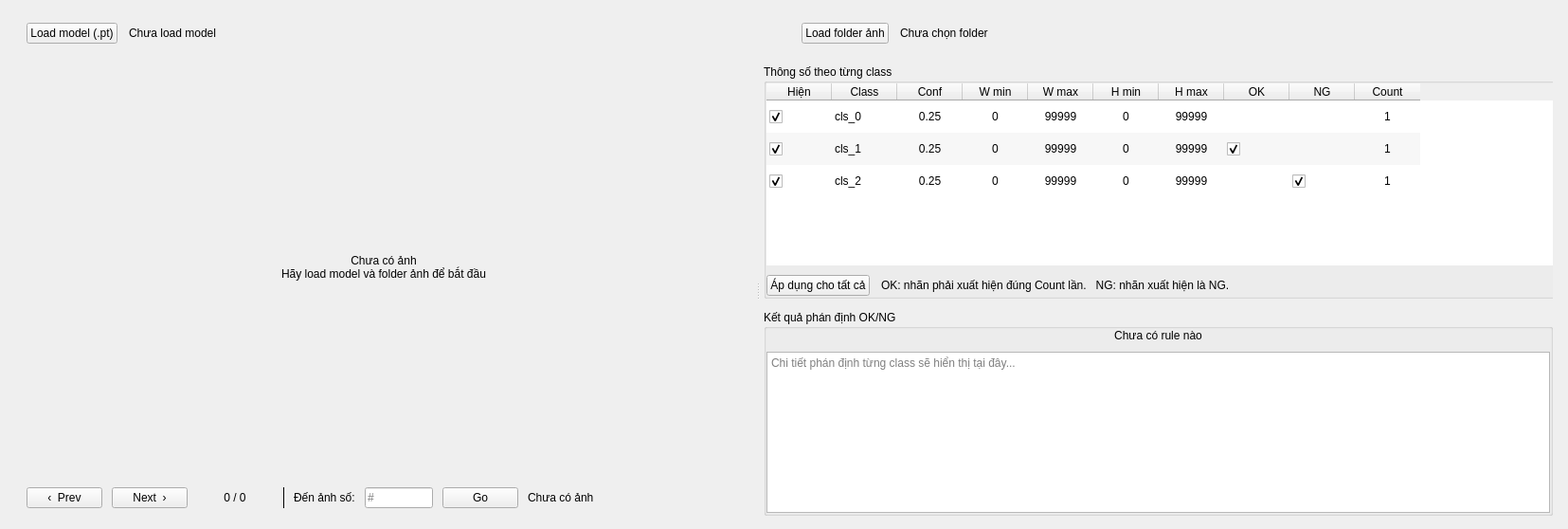
      <widget class="QWidget" name="tabDetect">
       <attribute name="title">
        <string>Detection</string>
       </attribute>
       <layout class="QVBoxLayout" name="detectLayout" stretch="0,1">
        <property name="spacing">
         <number>12</number>
        </property>
        <property name="leftMargin">
         <number>16</number>
        </property>
        <property name="topMargin">
         <number>14</number>
        </property>
        <property name="rightMargin">
         <number>16</number>
        </property>
        <property name="bottomMargin">
         <number>14</number>
        </property>
        <item>
         <layout class="QHBoxLayout" name="toolbarLayout" stretch="1,1">
          <property name="spacing">
           <number>12</number>
          </property>
          <property name="leftMargin">
           <number>0</number>
          </property>
          <property name="topMargin">
           <number>0</number>
          </property>
          <property name="rightMargin">
           <number>0</number>
          </property>
          <property name="bottomMargin">
           <number>0</number>
          </property>
          <item>
           <widget class="QFrame" name="cardModel">
            <property name="sizePolicy">
             <sizepolicy hsizetype="Expanding" vsizetype="Fixed">
              <horstretch>0</horstretch>
              <verstretch>0</verstretch>
             </sizepolicy>
            </property>
            <property name="frameShape">
             <enum>QFrame::NoFrame</enum>
            </property>
            <property name="role" stdset="0">
             <string notr="true">card</string>
            </property>
            <layout class="QHBoxLayout" name="cardModelLayout" stretch="0,1">
             <property name="spacing">
              <number>12</number>
             </property>
             <property name="leftMargin">
              <number>12</number>
             </property>
             <property name="topMargin">
              <number>10</number>
             </property>
             <property name="rightMargin">
              <number>12</number>
             </property>
             <property name="bottomMargin">
              <number>10</number>
             </property>
             <item>
              <widget class="QPushButton" name="btnLoadModel">
               <property name="cursor">
                <cursorShape>PointingHandCursor</cursorShape>
               </property>
               <property name="text">
                <string>Load model (.pt)</string>
               </property>
               <property name="role" stdset="0">
                <string notr="true">primary</string>
               </property>
              </widget>
             </item>
             <item>
              <widget class="QLabel" name="lblModelStatus">
               <property name="sizePolicy">
                <sizepolicy hsizetype="Expanding" vsizetype="Preferred">
                 <horstretch>0</horstretch>
                 <verstretch>0</verstretch>
                </sizepolicy>
               </property>
               <property name="text">
                <string>Chưa load model</string>
               </property>
               <property name="role" stdset="0">
                <string notr="true">status-warn</string>
               </property>
              </widget>
             </item>
            </layout>
           </widget>
          </item>
          <item>
           <widget class="QFrame" name="cardFolder">
            <property name="sizePolicy">
             <sizepolicy hsizetype="Expanding" vsizetype="Fixed">
              <horstretch>0</horstretch>
              <verstretch>0</verstretch>
             </sizepolicy>
            </property>
            <property name="frameShape">
             <enum>QFrame::NoFrame</enum>
            </property>
            <property name="role" stdset="0">
             <string notr="true">card</string>
            </property>
            <layout class="QHBoxLayout" name="cardFolderLayout" stretch="0,1">
             <property name="spacing">
              <number>12</number>
             </property>
             <property name="leftMargin">
              <number>12</number>
             </property>
             <property name="topMargin">
              <number>10</number>
             </property>
             <property name="rightMargin">
              <number>12</number>
             </property>
             <property name="bottomMargin">
              <number>10</number>
             </property>
             <item>
              <widget class="QPushButton" name="btnLoadFolder">
               <property name="cursor">
                <cursorShape>PointingHandCursor</cursorShape>
               </property>
               <property name="text">
                <string>Load folder ảnh</string>
               </property>
              </widget>
             </item>
             <item>
              <widget class="QLabel" name="lblFolderStatus">
               <property name="sizePolicy">
                <sizepolicy hsizetype="Expanding" vsizetype="Preferred">
                 <horstretch>0</horstretch>
                 <verstretch>0</verstretch>
                </sizepolicy>
               </property>
               <property name="text">
                <string>Chưa chọn folder</string>
               </property>
               <property name="role" stdset="0">
                <string notr="true">status-neutral</string>
               </property>
              </widget>
             </item>
            </layout>
           </widget>
          </item>
         </layout>
        </item>
        <item>
         <widget class="QSplitter" name="splitterDetect">
          <property name="orientation">
           <enum>Qt::Horizontal</enum>
          </property>
          <property name="handleWidth">
           <number>12</number>
          </property>
          <property name="childrenCollapsible">
           <bool>false</bool>
          </property>
          <widget class="QWidget" name="panelViewer">
           <property name="sizePolicy">
            <sizepolicy hsizetype="Expanding" vsizetype="Expanding">
             <horstretch>3</horstretch>
             <verstretch>0</verstretch>
            </sizepolicy>
           </property>
           <layout class="QVBoxLayout" name="viewerLayout" stretch="1,0">
            <property name="spacing">
             <number>10</number>
            </property>
            <property name="leftMargin">
             <number>0</number>
            </property>
            <property name="topMargin">
             <number>0</number>
            </property>
            <property name="rightMargin">
             <number>0</number>
            </property>
            <property name="bottomMargin">
             <number>0</number>
            </property>
            <item>
             <widget class="QLabel" name="lblImageView">
              <property name="sizePolicy">
               <sizepolicy hsizetype="Expanding" vsizetype="Expanding">
                <horstretch>0</horstretch>
                <verstretch>0</verstretch>
               </sizepolicy>
              </property>
              <property name="minimumSize">
               <size>
                <width>480</width>
                <height>360</height>
               </size>
              </property>
              <property name="text">
               <string>Chưa có ảnh
Hãy load model và folder ảnh để bắt đầu</string>
              </property>
              <property name="alignment">
               <set>Qt::AlignCenter</set>
              </property>
              <property name="role" stdset="0">
               <string notr="true">viewer</string>
              </property>
             </widget>
            </item>
            <item>
             <widget class="QFrame" name="navBar">
              <property name="frameShape">
               <enum>QFrame::NoFrame</enum>
              </property>
              <property name="role" stdset="0">
               <string notr="true">card</string>
              </property>
              <layout class="QHBoxLayout" name="navBarLayout" stretch="0,0,0,0,0,0,0,1">
               <property name="spacing">
                <number>10</number>
               </property>
               <property name="leftMargin">
                <number>12</number>
               </property>
               <property name="topMargin">
                <number>8</number>
               </property>
               <property name="rightMargin">
                <number>12</number>
               </property>
               <property name="bottomMargin">
                <number>8</number>
               </property>
               <item>
                <widget class="QPushButton" name="btnPrev">
                 <property name="cursor">
                  <cursorShape>PointingHandCursor</cursorShape>
                 </property>
                 <property name="text">
                  <string>‹  Prev</string>
                 </property>
                 <property name="role" stdset="0">
                  <string notr="true">nav</string>
                 </property>
                </widget>
               </item>
               <item>
                <widget class="QPushButton" name="btnNext">
                 <property name="cursor">
                  <cursorShape>PointingHandCursor</cursorShape>
                 </property>
                 <property name="text">
                  <string>Next  ›</string>
                 </property>
                 <property name="role" stdset="0">
                  <string notr="true">nav</string>
                 </property>
                </widget>
               </item>
               <item>
                <widget class="QLabel" name="lblIndex">
                 <property name="minimumSize">
                  <size>
                   <width>80</width>
                   <height>0</height>
                  </size>
                 </property>
                 <property name="text">
                  <string>0 / 0</string>
                 </property>
                 <property name="alignment">
                  <set>Qt::AlignCenter</set>
                 </property>
                 <property name="role" stdset="0">
                  <string notr="true">index</string>
                 </property>
                </widget>
               </item>
               <item>
                <widget class="QFrame" name="navLine">
                 <property name="maximumSize">
                  <size>
                   <width>2</width>
                   <height>30</height>
                  </size>
                 </property>
                 <property name="frameShape">
                  <enum>QFrame::VLine</enum>
                 </property>
                 <property name="frameShadow">
                  <enum>QFrame::Plain</enum>
                 </property>
                 <property name="role" stdset="0">
                  <string notr="true">vline</string>
                 </property>
                </widget>
               </item>
               <item>
                <widget class="QLabel" name="lblGoto">
                 <property name="text">
                  <string>Đến ảnh số:</string>
                 </property>
                </widget>
               </item>
               <item>
                <widget class="QLineEdit" name="editGoto">
                 <property name="maximumSize">
                  <size>
                   <width>72</width>
                   <height>16777215</height>
                  </size>
                 </property>
                 <property name="placeholderText">
                  <string>#</string>
                 </property>
                 <property name="clearButtonEnabled">
                  <bool>true</bool>
                 </property>
                </widget>
               </item>
               <item>
                <widget class="QPushButton" name="btnGoto">
                 <property name="cursor">
                  <cursorShape>PointingHandCursor</cursorShape>
                 </property>
                 <property name="text">
                  <string>Go</string>
                 </property>
                 <property name="role" stdset="0">
                  <string notr="true">nav</string>
                 </property>
                </widget>
               </item>
               <item>
                <widget class="QLabel" name="lblFilename">
                 <property name="sizePolicy">
                  <sizepolicy hsizetype="Expanding" vsizetype="Preferred">
                   <horstretch>0</horstretch>
                   <verstretch>0</verstretch>
                  </sizepolicy>
                 </property>
                 <property name="text">
                  <string>Chưa có ảnh</string>
                 </property>
                 <property name="role" stdset="0">
                  <string notr="true">filename</string>
                 </property>
                </widget>
               </item>
              </layout>
             </widget>
            </item>
           </layout>
          </widget>
          <widget class="QWidget" name="panelRight">
           <property name="sizePolicy">
            <sizepolicy hsizetype="Preferred" vsizetype="Expanding">
             <horstretch>2</horstretch>
             <verstretch>0</verstretch>
            </sizepolicy>
           </property>
           <property name="minimumSize">
            <size>
             <width>650</width>
             <height>0</height>
            </size>
           </property>
           <layout class="QVBoxLayout" name="rightLayout" stretch="0,0">
            <property name="spacing">
             <number>12</number>
            </property>
            <property name="leftMargin">
             <number>0</number>
            </property>
            <property name="topMargin">
             <number>0</number>
            </property>
            <property name="rightMargin">
             <number>0</number>
            </property>
            <property name="bottomMargin">
             <number>0</number>
            </property>
            <item>
             <widget class="QGroupBox" name="groupClassParams">
              <property name="sizePolicy">
               <sizepolicy hsizetype="Expanding" vsizetype="Expanding">
                <horstretch>0</horstretch>
                <verstretch>1</verstretch>
               </sizepolicy>
              </property>
              <property name="minimumSize">
               <size>
                <width>1000</width>
                <height>0</height>
               </size>
              </property>
              <property name="title">
               <string>Thông số theo từng class</string>
              </property>
              <layout class="QVBoxLayout" name="groupClassLayout">
               <property name="spacing">
                <number>10</number>
               </property>
               <property name="leftMargin">
                <number>0</number>
               </property>
               <property name="topMargin">
                <number>0</number>
               </property>
               <property name="rightMargin">
                <number>0</number>
               </property>
               <property name="bottomMargin">
                <number>0</number>
               </property>
               <item>
                <widget class="QTableWidget" name="tableClasses">
                 <property name="frameShape">
                  <enum>QFrame::NoFrame</enum>
                 </property>
                 <property name="horizontalScrollBarPolicy">
                  <enum>Qt::ScrollBarAlwaysOff</enum>
                 </property>
                 <property name="editTriggers">
                  <set>QAbstractItemView::NoEditTriggers</set>
                 </property>
                 <property name="alternatingRowColors">
                  <bool>true</bool>
                 </property>
                 <property name="selectionMode">
                  <enum>QAbstractItemView::SingleSelection</enum>
                 </property>
                 <property name="selectionBehavior">
                  <enum>QAbstractItemView::SelectRows</enum>
                 </property>
                 <property name="showGrid">
                  <bool>false</bool>
                 </property>
                 <property name="wordWrap">
                  <bool>false</bool>
                 </property>
                 <attribute name="horizontalHeaderMinimumSectionSize">
                  <number>28</number>
                 </attribute>
                 <attribute name="horizontalHeaderDefaultSectionSize">
                  <number>69</number>
                 </attribute>
                 <attribute name="horizontalHeaderHighlightSections">
                  <bool>false</bool>
                 </attribute>
                 <attribute name="horizontalHeaderStretchLastSection">
                  <bool>false</bool>
                 </attribute>
                 <attribute name="verticalHeaderVisible">
                  <bool>false</bool>
                 </attribute>
                 <attribute name="verticalHeaderMinimumSectionSize">
                  <number>24</number>
                 </attribute>
                 <attribute name="verticalHeaderDefaultSectionSize">
                  <number>34</number>
                 </attribute>
                 <row>
                  <property name="text">
                   <string>1</string>
                  </property>
                 </row>
                 <row>
                  <property name="text">
                   <string>2</string>
                  </property>
                 </row>
                 <row>
                  <property name="text">
                   <string>3</string>
                  </property>
                 </row>
                 <column>
                  <property name="text">
                   <string>Hiện</string>
                  </property>
                 </column>
                 <column>
                  <property name="text">
                   <string>Class</string>
                  </property>
                 </column>
                 <column>
                  <property name="text">
                   <string>Conf</string>
                  </property>
                 </column>
                 <column>
                  <property name="text">
                   <string>W min</string>
                  </property>
                 </column>
                 <column>
                  <property name="text">
                   <string>W max</string>
                  </property>
                 </column>
                 <column>
                  <property name="text">
                   <string>H min</string>
                  </property>
                 </column>
                 <column>
                  <property name="text">
                   <string>H max</string>
                  </property>
                 </column>
                 <column>
                  <property name="text">
                   <string>OK</string>
                  </property>
                 </column>
                 <column>
                  <property name="text">
                   <string>NG</string>
                  </property>
                 </column>
                 <column>
                  <property name="text">
                   <string>Count</string>
                  </property>
                 </column>
                 <item row="0" column="0">
                  <property name="text">
                   <string/>
                  </property>
                  <property name="textAlignment">
                   <set>AlignCenter</set>
                  </property>
                  <property name="checkState">
                   <enum>Checked</enum>
                  </property>
                 </item>
                 <item row="0" column="1">
                  <property name="text">
                   <string>cls_0</string>
                  </property>
                 </item>
                 <item row="0" column="2">
                  <property name="text">
                   <string>0.25</string>
                  </property>
                  <property name="textAlignment">
                   <set>AlignCenter</set>
                  </property>
                 </item>
                 <item row="0" column="3">
                  <property name="text">
                   <string>0</string>
                  </property>
                  <property name="textAlignment">
                   <set>AlignCenter</set>
                  </property>
                 </item>
                 <item row="0" column="4">
                  <property name="text">
                   <string>99999</string>
                  </property>
                  <property name="textAlignment">
                   <set>AlignCenter</set>
                  </property>
                 </item>
                 <item row="0" column="5">
                  <property name="text">
                   <string>0</string>
                  </property>
                  <property name="textAlignment">
                   <set>AlignCenter</set>
                  </property>
                 </item>
                 <item row="0" column="6">
                  <property name="text">
                   <string>99999</string>
                  </property>
                  <property name="textAlignment">
                   <set>AlignCenter</set>
                  </property>
                 </item>
                 <item row="0" column="7">
                  <property name="text">
                   <string/>
                  </property>
                  <property name="textAlignment">
                   <set>AlignCenter</set>
                  </property>
                  <property name="checkState">
                   <enum>Unchecked</enum>
                  </property>
                 </item>
                 <item row="0" column="8">
                  <property name="text">
                   <string/>
                  </property>
                  <property name="textAlignment">
                   <set>AlignCenter</set>
                  </property>
                  <property name="checkState">
                   <enum>Unchecked</enum>
                  </property>
                 </item>
                 <item row="0" column="9">
                  <property name="text">
                   <string>1</string>
                  </property>
                  <property name="textAlignment">
                   <set>AlignCenter</set>
                  </property>
                 </item>
                 <item row="1" column="0">
                  <property name="text">
                   <string/>
                  </property>
                  <property name="textAlignment">
                   <set>AlignCenter</set>
                  </property>
                  <property name="checkState">
                   <enum>Checked</enum>
                  </property>
                 </item>
                 <item row="1" column="1">
                  <property name="text">
                   <string>cls_1</string>
                  </property>
                 </item>
                 <item row="1" column="2">
                  <property name="text">
                   <string>0.25</string>
                  </property>
                  <property name="textAlignment">
                   <set>AlignCenter</set>
                  </property>
                 </item>
                 <item row="1" column="3">
                  <property name="text">
                   <string>0</string>
                  </property>
                  <property name="textAlignment">
                   <set>AlignCenter</set>
                  </property>
                 </item>
                 <item row="1" column="4">
                  <property name="text">
                   <string>99999</string>
                  </property>
                  <property name="textAlignment">
                   <set>AlignCenter</set>
                  </property>
                 </item>
                 <item row="1" column="5">
                  <property name="text">
                   <string>0</string>
                  </property>
                  <property name="textAlignment">
                   <set>AlignCenter</set>
                  </property>
                 </item>
                 <item row="1" column="6">
                  <property name="text">
                   <string>99999</string>
                  </property>
                  <property name="textAlignment">
                   <set>AlignCenter</set>
                  </property>
                 </item>
                 <item row="1" column="7">
                  <property name="text">
                   <string/>
                  </property>
                  <property name="textAlignment">
                   <set>AlignCenter</set>
                  </property>
                  <property name="checkState">
                   <enum>Checked</enum>
                  </property>
                 </item>
                 <item row="1" column="8">
                  <property name="text">
                   <string/>
                  </property>
                  <property name="textAlignment">
                   <set>AlignCenter</set>
                  </property>
                  <property name="checkState">
                   <enum>Unchecked</enum>
                  </property>
                 </item>
                 <item row="1" column="9">
                  <property name="text">
                   <string>1</string>
                  </property>
                  <property name="textAlignment">
                   <set>AlignCenter</set>
                  </property>
                 </item>
                 <item row="2" column="0">
                  <property name="text">
                   <string/>
                  </property>
                  <property name="textAlignment">
                   <set>AlignCenter</set>
                  </property>
                  <property name="checkState">
                   <enum>Checked</enum>
                  </property>
                 </item>
                 <item row="2" column="1">
                  <property name="text">
                   <string>cls_2</string>
                  </property>
                 </item>
                 <item row="2" column="2">
                  <property name="text">
                   <string>0.25</string>
                  </property>
                  <property name="textAlignment">
                   <set>AlignCenter</set>
                  </property>
                 </item>
                 <item row="2" column="3">
                  <property name="text">
                   <string>0</string>
                  </property>
                  <property name="textAlignment">
                   <set>AlignCenter</set>
                  </property>
                 </item>
                 <item row="2" column="4">
                  <property name="text">
                   <string>99999</string>
                  </property>
                  <property name="textAlignment">
                   <set>AlignCenter</set>
                  </property>
                 </item>
                 <item row="2" column="5">
                  <property name="text">
                   <string>0</string>
                  </property>
                  <property name="textAlignment">
                   <set>AlignCenter</set>
                  </property>
                 </item>
                 <item row="2" column="6">
                  <property name="text">
                   <string>99999</string>
                  </property>
                  <property name="textAlignment">
                   <set>AlignCenter</set>
                  </property>
                 </item>
                 <item row="2" column="7">
                  <property name="text">
                   <string/>
                  </property>
                  <property name="textAlignment">
                   <set>AlignCenter</set>
                  </property>
                  <property name="checkState">
                   <enum>Unchecked</enum>
                  </property>
                 </item>
                 <item row="2" column="8">
                  <property name="text">
                   <string/>
                  </property>
                  <property name="textAlignment">
                   <set>AlignCenter</set>
                  </property>
                  <property name="checkState">
                   <enum>Checked</enum>
                  </property>
                 </item>
                 <item row="2" column="9">
                  <property name="text">
                   <string>1</string>
                  </property>
                  <property name="textAlignment">
                   <set>AlignCenter</set>
                  </property>
                 </item>
                </widget>
               </item>
               <item>
                <layout class="QHBoxLayout" name="classBtnLayout" stretch="0,1">
                 <property name="spacing">
                  <number>12</number>
                 </property>
                 <property name="leftMargin">
                  <number>0</number>
                 </property>
                 <property name="topMargin">
                  <number>0</number>
                 </property>
                 <property name="rightMargin">
                  <number>0</number>
                 </property>
                 <property name="bottomMargin">
                  <number>0</number>
                 </property>
                 <item>
                  <widget class="QPushButton" name="btnApplyAll">
                   <property name="cursor">
                    <cursorShape>PointingHandCursor</cursorShape>
                   </property>
                   <property name="text">
                    <string>Áp dụng cho tất cả</string>
                   </property>
                  </widget>
                 </item>
                 <item>
                  <widget class="QLabel" name="lblRuleHint">
                   <property name="text">
                    <string>OK: nhãn phải xuất hiện đúng Count lần.   NG: nhãn xuất hiện là NG.</string>
                   </property>
                   <property name="wordWrap">
                    <bool>true</bool>
                   </property>
                   <property name="role" stdset="0">
                    <string notr="true">hint</string>
                   </property>
                  </widget>
                 </item>
                </layout>
               </item>
              </layout>
             </widget>
            </item>
            <item>
             <widget class="QGroupBox" name="groupJudge">
              <property name="title">
               <string>Kết quả phán định OK/NG</string>
              </property>
              <layout class="QVBoxLayout" name="groupJudgeLayout">
               <property name="spacing">
                <number>10</number>
               </property>
               <property name="leftMargin">
                <number>0</number>
               </property>
               <property name="topMargin">
                <number>0</number>
               </property>
               <property name="rightMargin">
                <number>0</number>
               </property>
               <property name="bottomMargin">
                <number>0</number>
               </property>
               <item>
                <widget class="QLabel" name="lblOverallJudge">
                 <property name="text">
                  <string>Chưa có rule nào</string>
                 </property>
                 <property name="alignment">
                  <set>Qt::AlignCenter</set>
                 </property>
                 <property name="role" stdset="0">
                  <string notr="true">judge</string>
                 </property>
                </widget>
               </item>
               <item>
                <widget class="QPlainTextEdit" name="txtJudgeDetail">
                 <property name="minimumSize">
                  <size>
                   <width>0</width>
                   <height>120</height>
                  </size>
                 </property>
                 <property name="maximumSize">
                  <size>
                   <width>16777215</width>
                   <height>170</height>
                  </size>
                 </property>
                 <property name="readOnly">
                  <bool>true</bool>
                 </property>
                 <property name="placeholderText">
                  <string>Chi tiết phán định từng class sẽ hiển thị tại đây...</string>
                 </property>
                </widget>
               </item>
              </layout>
             </widget>
            </item>
           </layout>
          </widget>
         </widget>
        </item>
       </layout>
      </widget>
